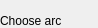
     <widget class="QWidget" name="joinBox_2">
      <property name="geometry">
       <rect>
        <x>0</x>
        <y>0</y>
        <width>98</width>
        <height>28</height>
       </rect>
      </property>
      <attribute name="label">
       <string>Join</string>
      </attribute>
      <widget class="QSpinBox" name="chooseJoin_Patch_1">
       <property name="geometry">
        <rect>
         <x>140</x>
         <y>10</y>
         <width>101</width>
         <height>22</height>
        </rect>
       </property>
       <property name="minimum">
        <number>-1</number>
       </property>
       <property name="maximum">
        <number>9999</number>
       </property>
       <property name="value">
        <number>-1</number>
       </property>
      </widget>
      <widget class="QLabel" name="label_33">
       <property name="geometry">
        <rect>
         <x>0</x>
         <y>10</y>
         <width>101</width>
         <height>21</height>
        </rect>
       </property>
       <property name="text">
        <string>Choose arc</string>
       </property>
      </widget>
      <widget class="QLabel" name="label_34">
       <property name="geometry">
        <rect>
         <x>0</x>
         <y>70</y>
         <width>101</width>
         <height>21</height>
        </rect>
       </property>
       <property name="text">
        <string>Choose arc</string>
       </property>
      </widget>
      <widget class="QSpinBox" name="chooseJoin_Patch_2">
       <property name="geometry">
        <rect>
         <x>140</x>
         <y>70</y>
         <width>101</width>
         <height>22</height>
        </rect>
       </property>
       <property name="minimum">
        <number>-1</number>
       </property>
       <property name="maximum">
        <number>9999</number>
       </property>
       <property name="value">
        <number>-1</number>
       </property>
      </widget>
      <widget class="QLabel" name="label_35">
       <property name="geometry">
        <rect>
         <x>0</x>
         <y>40</y>
         <width>131</width>
         <height>21</height>
        </rect>
       </property>
       <property name="text">
        <string>Choose direction</string>
       </property>
      </widget>
      <widget class="QLabel" name="label_36">
       <property name="geometry">
        <rect>
         <x>0</x>
         <y>100</y>
         <width>131</width>
         <height>21</height>
        </rect>
       </property>
       <property name="text">
        <string>Choose direction</string>
       </property>
      </widget>
      <widget class="QPushButton" name="joinButton_Patch">
       <property name="geometry">
        <rect>
         <x>10</x>
         <y>140</y>
         <width>231</width>
         <height>28</height>
        </rect>
       </property>
       <property name="text">
        <string>Submit join</string>
       </property>
      </widget>
      <widget class="QComboBox" name="chooseJoinDirection_Patch_1">
       <property name="geometry">
        <rect>
         <x>140</x>
         <y>40</y>
         <width>101</width>
         <height>22</height>
        </rect>
       </property>
       <item>
        <property name="text">
         <string>YELLOW</string>
        </property>
       </item>
       <item>
        <property name="text">
         <string>YELLOW-GREEN</string>
        </property>
       </item>
       <item>
        <property name="text">
         <string>GREEN</string>
        </property>
       </item>
       <item>
        <property name="text">
         <string>BLUE-GREEN</string>
        </property>
       </item>
       <item>
        <property name="text">
         <string>BLUE</string>
        </property>
       </item>
       <item>
        <property name="text">
         <string>BLUE-RED</string>
        </property>
       </item>
       <item>
        <property name="text">
         <string>RED</string>
        </property>
       </item>
       <item>
        <property name="text">
         <string>YELLOW-RED</string>
        </property>
       </item>
      </widget>
      <widget class="QComboBox" name="chooseJoinDirection_Patch_2">
       <property name="geometry">
        <rect>
         <x>140</x>
         <y>100</y>
         <width>101</width>
         <height>22</height>
        </rect>
       </property>
       <item>
        <property name="text">
         <string>YELLOW</string>
        </property>
       </item>
       <item>
        <property name="text">
         <string>YELLOW-GREEN</string>
        </property>
       </item>
       <item>
        <property name="text">
         <string>GREEN</string>
        </property>
       </item>
       <item>
        <property name="text">
         <string>BLUE-GREEN</string>
        </property>
       </item>
       <item>
        <property name="text">
         <string>BLUE</string>
        </property>
       </item>
       <item>
        <property name="text">
         <string>BLUE-RED</string>
        </property>
       </item>
       <item>
        <property name="text">
         <string>RED</string>
        </property>
       </item>
       <item>
        <property name="text">
         <string>YELLOW-RED</string>
        </property>
       </item>
      </widget>
     </widget>
